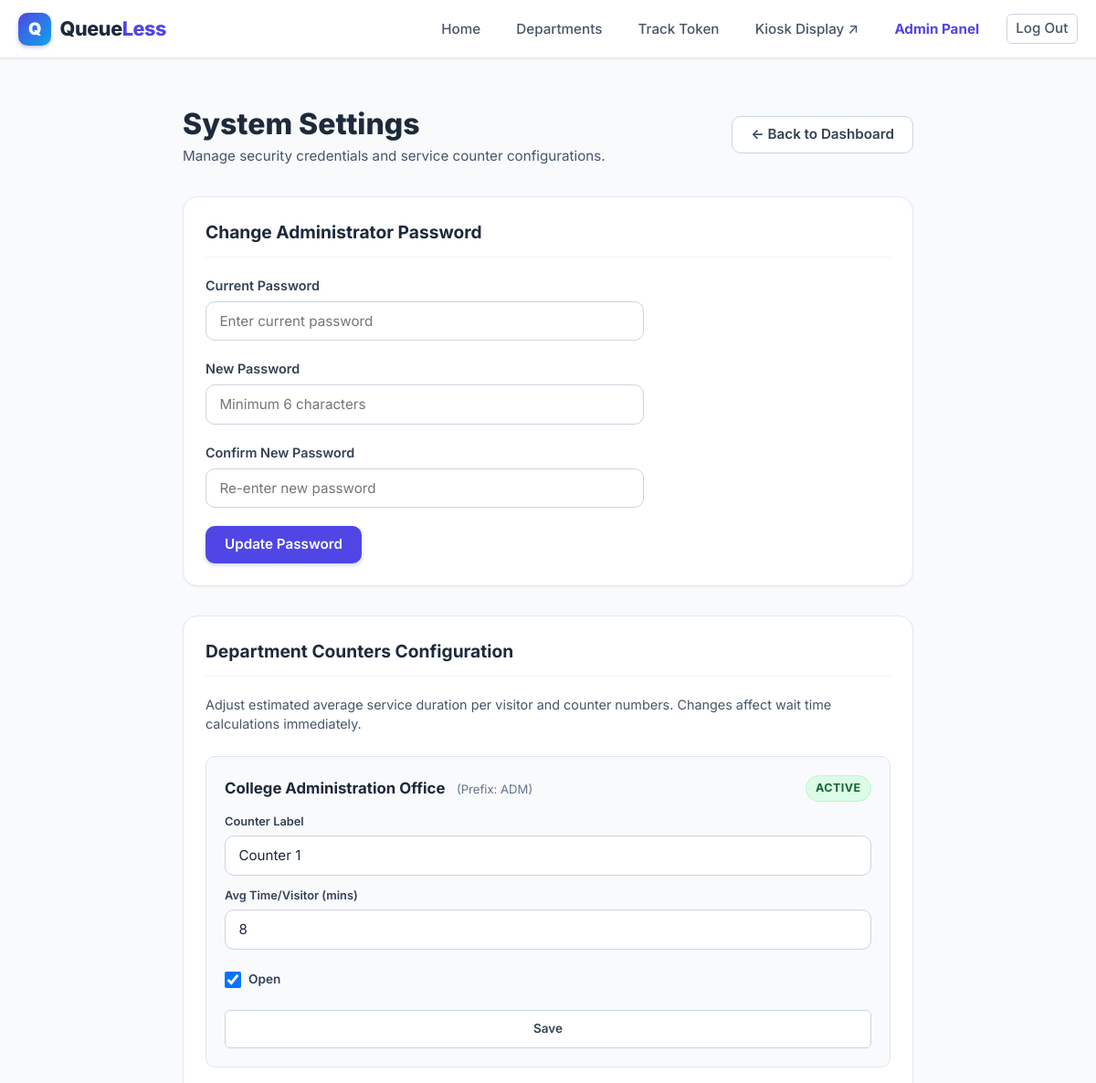
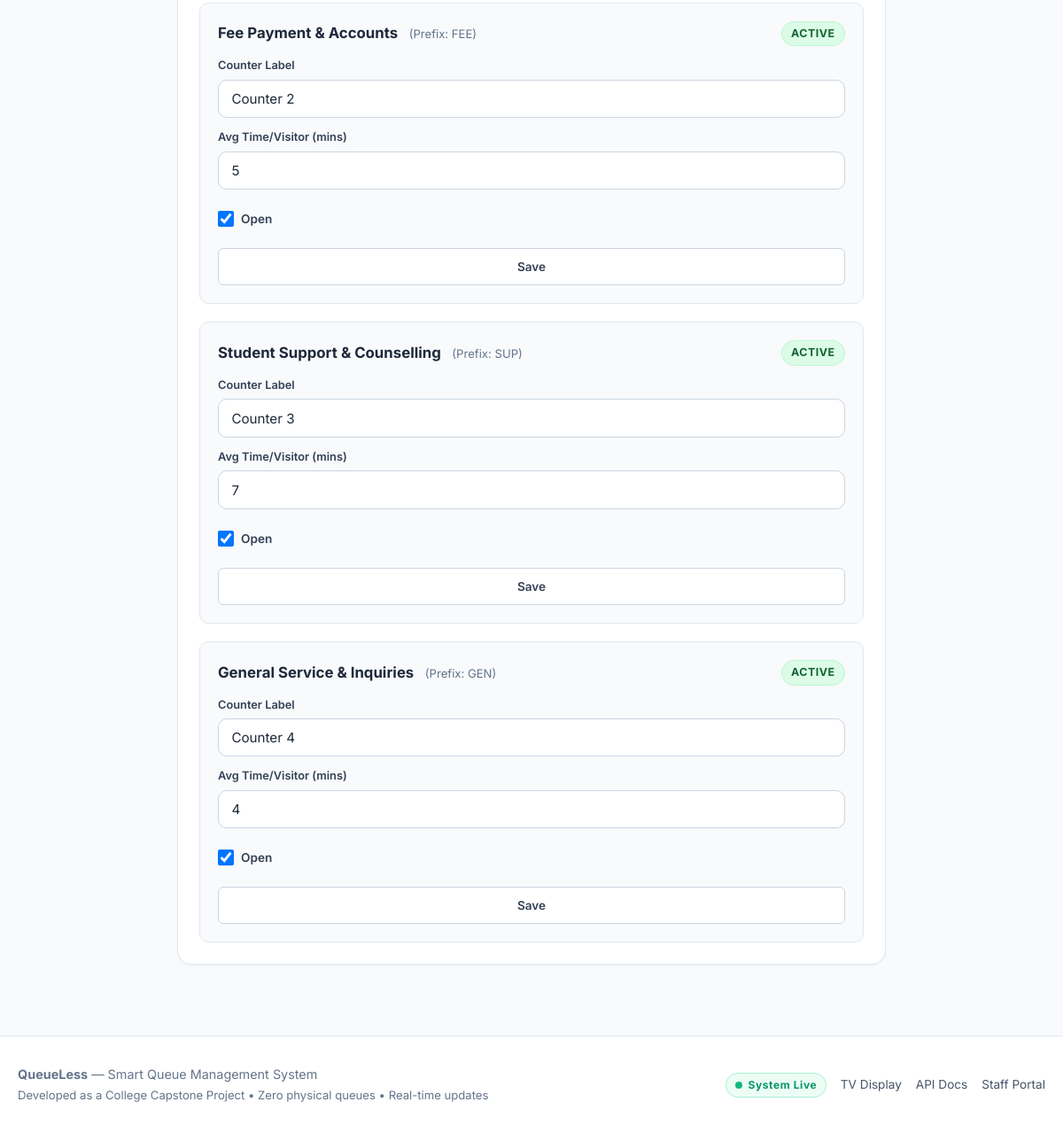
Page /admin/settings (signed in) on the committed database (2 pictures, top to bottom).
### models.py (models this page shows)
class Service(Base):
    __tablename__ = "services"
    id = Column(Integer, primary_key=True)
    name = Column(String(120), nullable=False)
    code = Column(String(50), unique=True, nullable=False, index=True)
    prefix = Column(String(10), nullable=False)  # e.g., ADM, FEE, SUP, GEN
    counter_number = Column(String(50), nullable=False, default="Counter 1")
    description = Column(Text, nullable=True)
    icon = Column(String(50), default="building")
    avg_service_time_mins = Column(Integer, nullable=False, default=5)
    is_active = Column(Boolean, nullable=False, default=True)
    created_at = Column(DateTime, default=utcnow)
    tokens = relationship("Token", back_populates="service", cascade="all, delete-orphan")
    def to_dict(self):
        return {
            "id": self.id,
            "name": self.name,
            "code": self.code,
            "prefix": self.prefix,
            "counter_number": self.counter_number,
            "description": self.description,
            "icon": self.icon,
            "avg_service_time_mins": self.avg_service_time_mins,
            "is_active": self.is_active,
        }

### app.py (the view)
@app.route("/admin/settings")
@login_required
def admin_settings():
    services = QueueService.get_services(active_only=False)
    return render_template("admin_settings.html", services=services)

### app.py (called while the page is built)
@app.teardown_appcontext
def shutdown_session(exception=None):
    Session.remove()

@app.context_processor
def inject_global_data():
    return {
        "current_year": datetime.now().year,
        "org_name": "QueueLess Campus Portal",
        "is_admin": session.get("admin_logged_in", False),
        "admin_user": session.get("admin_username", "")
    }

### auth.py (called while the page is built)
def login_required(f):
    @wraps(f)
    def decorated_function(*args, **kwargs):
        if not session.get("admin_logged_in"):
            if request.is_json or request.path.startswith("/api/admin"):
                return jsonify({"success": False, "error": "Unauthorized. Please log in as administrator."}), 401
            flash("Please log in to access the administrator panel.", "warning")
            return redirect(url_for("admin_login", next=request.url))
        return f(*args, **kwargs)
    return decorated_function

### templates/admin_settings.html (shortened to what this page needs)
{% extends "base.html" %}
{% block content %}
<div style="max-width: 800px; margin: 0 auto;">
  <div style="display: flex; align-items: center; justify-content: space-between; margin-bottom: 2rem;">
    <div>
      <h1 style="font-size: 2rem; font-weight: 800; color: var(--slate-800);">System Settings</h1>
      <p style="color: var(--slate-600); font-size: 0.95rem;">Manage security credentials and service counter configurations.</p>
    </div>
    <a href="{{ url_for('admin_dashboard') }}" class="btn btn-secondary">&larr; Back to Dashboard</a>
  </div>
  <div class="card" style="margin-bottom: 2rem;">
    <div class="card-header">
      <h2 class="card-title">Change Administrator Password</h2>
    </div>
    <form onsubmit="handlePasswordChange(event)" style="max-width: 480px;">
      <div class="form-group">
        <label for="current_password" class="form-label">Current Password</label>
        <input type="password" id="current_password" class="form-control" required placeholder="Enter current password">
      </div>
      <div class="form-group">
        <label for="new_password" class="form-label">New Password</label>
        <input type="password" id="new_password" class="form-control" required minlength="6" placeholder="Minimum 6 characters">
      </div>
      <div class="form-group">
        <label for="confirm_password" class="form-label">Confirm New Password</label>
        <input type="password" id="confirm_password" class="form-control" required minlength="6" placeholder="Re-enter new password">
      </div>
      <button type="submit" id="btn-change-pwd" class="btn btn-primary">
        Update Password
      </button>
    </form>
  </div>
  <div class="card">
    <div class="card-header">
      <h2 class="card-title">Department Counters Configuration</h2>
    </div>
    <p style="color: var(--slate-600); font-size: 0.9rem; margin-bottom: 1.5rem;">
      Adjust estimated average service duration per visitor and counter numbers. Changes affect wait time calculations immediately.
    </p>
    <div style="display: flex; flex-direction: column; gap: 1.25rem;">
      {% for s in services %}
        <div style="border: 1px solid var(--slate-200); border-radius: var(--radius-md); padding: 1.25rem; background: var(--slate-50);">
          <div style="display: flex; justify-content: space-between; align-items: center; margin-bottom: 0.75rem; flex-wrap: wrap; gap: 0.5rem;">
            <div>
              <strong style="font-size: 1.05rem; color: var(--slate-800);">{{ s.name }}</strong>
              <span style="font-size: 0.82rem; color: var(--slate-500); margin-left: 0.5rem;">(Prefix: {{ s.prefix }})</span>
            </div>
            <span class="badge {% if s.is_active %}badge-serving{% else %}badge-skipped{% endif %}">
              {% if s.is_active %}Active{% else %}Inactive{% endif %}
            </span>
          </div>
          <form onsubmit="handleServiceUpdate(event, {{ s.id }})" style="display: grid; grid-template-columns: repeat(auto-fit, minmax(180px, 1fr)) auto; gap: 0.75rem; align-items: flex-end;">
            <div>
              <label class="form-label" style="font-size: 0.8rem;">Counter Label</label>
              <input type="text" id="counter_label_{{ s.id }}" class="form-control" value="{{ s.counter_number }}" required>
            </div>
            <div>
              <label class="form-label" style="font-size: 0.8rem;">Avg Time/Visitor (mins)</label>
              <input type="number" id="avg_time_{{ s.id }}" class="form-control" value="{{ s.avg_service_time_mins }}" min="1" max="60" required>
            </div>
            <div style="display: flex; align-items: center; gap: 0.5rem; height: 42px;">
              <input type="checkbox" id="is_active_{{ s.id }}" {% if s.is_active %}checked{% endif %} style="width: 18px; height: 18px;">
              <label for="is_active_{{ s.id }}" style="font-size: 0.85rem; font-weight: 600; color: var(--slate-700);">Open</label>
            </div>
            <button type="submit" class="btn btn-secondary btn-sm" style="height: 42px;">
              Save
            </button>
          </form>
        </div>
      {% endfor %}
    </div>
  </div>
</div>
{% endblock %}

### static/css/style.css (style rules this page uses)
:root { --primary: #4f46e5; --primary-hover: #4338ca; --primary-light: #eef2ff; --primary-border: #c7d2fe; --secondary: #0ea5e9; --accent: #10b981; --accent-light: #ecfdf5; --warning: #f59e0b; --warning-light: #fffbeb; --warning-border: #fde68a; --danger: #ef4444; --danger-light: #fef2f2; --dark: #0f172a; --slate-800: #1e293b; --slate-700: #334155; --slate-600: #475569; --slate-500: #64748b; --slate-400: #94a3b8; --slate-300: #cbd5e1; --slate-200: #e2e8f0; --slate-100: #f1f5f9; --slate-50: #f8fafc; --white: #ffffff; --font-sans: 'Inter', -apple-system, BlinkMacSystemFont, "Segoe UI", Roboto, Helvetica, Arial, sans-serif; --radius-sm: 6px; --radius-md: 10px; --radius-lg: 16px; --radius-xl: 24px; --shadow-sm: 0 1px 2px 0 rgb(0 0 0 / 0.05); --shadow-md: 0 4px 6px -1px rgb(0 0 0 / 0.1), 0 2px 4px -2px rgb(0 0 0 / 0.1); --shadow-lg: 0 10px 15px -3px rgb(0 0 0 / 0.1), 0 4px 6px -4px rgb(0 0 0 / 0.1); --shadow-xl: 0 20px 25px -5px rgb(0 0 0 / 0.1), 0 8px 10px -6px rgb(0 0 0 / 0.1); --transition: all 0.2s cubic-bezier(0.4, 0, 0.2, 1); }
*, *::before, *::after { box-sizing: border-box; margin: 0; padding: 0; }
body { font-family: var(--font-sans); background-color: var(--slate-50); color: var(--slate-800); line-height: 1.5; min-height: 100vh; display: flex; flex-direction: column; -webkit-font-smoothing: antialiased; }
.btn { display: inline-flex; align-items: center; justify-content: center; gap: 0.5rem; font-family: inherit; font-size: 0.95rem; font-weight: 600; padding: 0.65rem 1.25rem; border-radius: var(--radius-md); border: 1px solid transparent; cursor: pointer; transition: var(--transition); text-decoration: none; line-height: 1.2; }
.btn-primary { background: var(--primary); color: var(--white); box-shadow: 0 2px 4px rgba(79, 70, 229, 0.25); }
.btn-secondary { background: var(--white); color: var(--slate-700); border: 1px solid var(--slate-300); }
.btn-sm { padding: 0.4rem 0.75rem; font-size: 0.85rem; border-radius: var(--radius-sm); }
.badge { display: inline-flex; align-items: center; gap: 0.35rem; padding: 0.25rem 0.65rem; border-radius: 9999px; font-size: 0.78rem; font-weight: 700; text-transform: uppercase; letter-spacing: 0.04em; }
.badge-serving { background: #dcfce7; color: #166534; border: 1px solid #bbf7d0; animation: pulseGlow 1.5s infinite; }
.card { background: var(--white); border: 1px solid var(--slate-200); border-radius: var(--radius-lg); padding: 1.5rem; box-shadow: var(--shadow-sm); transition: var(--transition); }
.card-header { display: flex; align-items: center; justify-content: space-between; margin-bottom: 1.25rem; padding-bottom: 0.75rem; border-bottom: 1px solid var(--slate-100); }
.card-title { font-size: 1.2rem; font-weight: 700; color: var(--slate-800); }
.form-group { margin-bottom: 1.25rem; }
.form-label { display: block; font-size: 0.9rem; font-weight: 600; color: var(--slate-700); margin-bottom: 0.4rem; }
.form-control, .form-select { width: 100%; padding: 0.7rem 0.9rem; font-family: inherit; font-size: 0.95rem; color: var(--slate-800); background-color: var(--white); border: 1px solid var(--slate-300); border-radius: var(--radius-md); transition: var(--transition); }

### rows in the picture
Service: name "College Administration Office", prefix "ADM", counter_number "Counter 1", avg_service_time_mins "8"
Service: name "Fee Payment & Accounts", prefix "FEE", counter_number "Counter 2", avg_service_time_mins "5"
Service: name "Student Support & Counselling", prefix "SUP", counter_number "Counter 3", avg_service_time_mins "7"
Service: name "General Service & Inquiries", prefix "GEN", counter_number "Counter 4", id "4"
